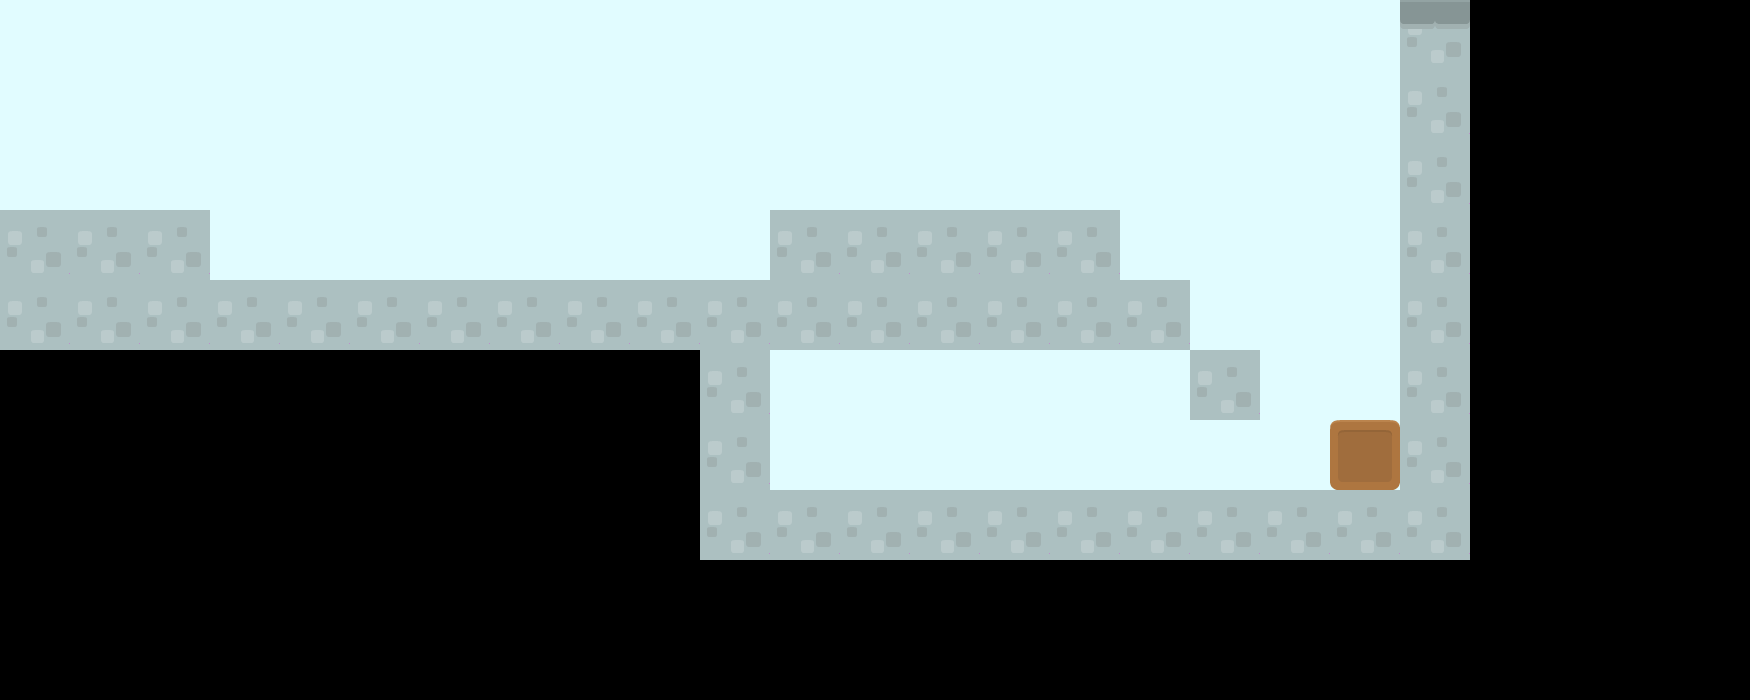

Below is a game level as drawn by its tile map, then a one-line description and the .tmx that defines it (tile-layer data replaced by summaries):
An orthogonal 25x10 tile map with 70x70 px tiles, 2 tile layers (background, collision).

<map version="1.0" orientation="orthogonal" width="25" height="10" tilewidth="70" tileheight="70">
 <tileset firstgid="1" name="tiles_map" tilewidth="70" tileheight="70">
  <image source="../images/tiles_map.png" width="700" height="140" />
 </tileset>
 <layer name="background" width="25" height="10">
  <data>[250 cells, 92 non-empty, 1 distinct tile ids]</data>
 </layer>
 <layer name="collision" width="25" height="10">
  <data>[250 cells, 47 non-empty, 3 distinct tile ids]</data>
 </layer>
</map>
